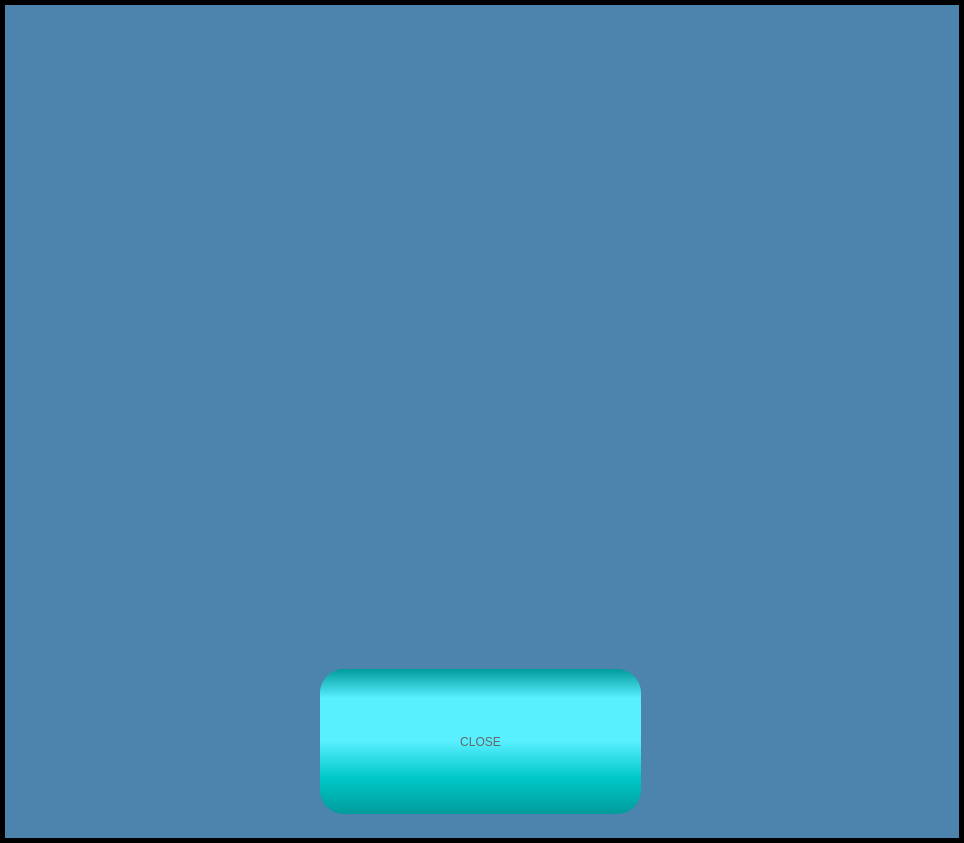
<?xml version="1.0" encoding="UTF-8"?>
<ui version="4.0">
 <class>DlgJoysitck</class>
 <widget class="QDialog" name="DlgJoysitck">
  <property name="windowModality">
   <enum>Qt::ApplicationModal</enum>
  </property>
  <property name="geometry">
   <rect>
    <x>0</x>
    <y>0</y>
    <width>964</width>
    <height>843</height>
   </rect>
  </property>
  <property name="windowTitle">
   <string>Dialog</string>
  </property>
  <property name="styleSheet">
   <string notr="true">QDialog{background-color:#000}</string>
  </property>
  <layout class="QGridLayout" name="gridLayout">
   <property name="leftMargin">
    <number>5</number>
   </property>
   <property name="topMargin">
    <number>5</number>
   </property>
   <property name="rightMargin">
    <number>5</number>
   </property>
   <property name="bottomMargin">
    <number>5</number>
   </property>
   <item row="0" column="0">
    <widget class="QWidget" name="wdgMain" native="true">
     <property name="styleSheet">
      <string notr="true">#wdgMain{background-color:#4D84AD}</string>
     </property>
     <layout class="QGridLayout" name="gridLayout_2">
      <property name="leftMargin">
       <number>0</number>
      </property>
      <property name="topMargin">
       <number>0</number>
      </property>
      <property name="rightMargin">
       <number>0</number>
      </property>
      <property name="bottomMargin">
       <number>0</number>
      </property>
      <property name="spacing">
       <number>0</number>
      </property>
      <item row="1" column="0">
       <layout class="QHBoxLayout" name="horizontalLayout">
        <property name="spacing">
         <number>0</number>
        </property>
        <item>
         <widget class="QPushButton" name="btnStop">
          <property name="enabled">
           <bool>true</bool>
          </property>
          <property name="sizePolicy">
           <sizepolicy hsizetype="Maximum" vsizetype="Fixed">
            <horstretch>0</horstretch>
            <verstretch>0</verstretch>
           </sizepolicy>
          </property>
          <property name="minimumSize">
           <size>
            <width>324</width>
            <height>150</height>
           </size>
          </property>
          <property name="styleSheet">
           <string notr="true">QPushButton{
font: 48pt &quot;Arial&quot;;
color:#666666;
border-radius:24px;
background-color: qlineargradient(spread:pad, x1:0, y1:0, x2:0, y2:1, stop:0 rgba(0, 155, 155, 255), stop:0.2 rgba(88, 239, 255, 255), stop:0.5 rgba(88, 239, 255, 255), stop:0.75 rgba(0, 200, 200, 255),  stop:1 rgba(0, 155, 155, 255));
padding: 0px 20px;
margin-bottom:5px;
margin-right:3px;
}

QPushButton:hover{
color:#aa3333;
background-color: qlineargradient(spread:pad, x1:0, y1:0, x2:0, y2:1, stop:0 rgba(50, 155, 155, 255), stop:0.2 rgba(150, 239, 255, 255), stop:0.5 rgba(150, 239, 255, 255), stop:0.75 rgba(50, 200, 200, 255),  stop:1 rgba(50, 155, 155, 255));
}

QPushButton:pressed{
margin-top:5px;
margin-bottom:0px;
margin-left:3px;
margin-right:0px;
}

QPushButton:disabled{
	color:#bbb;
	background-color: qlineargradient(spread:pad, x1:0, y1:0, x2:0, y2:1, stop:0 rgba(155, 155, 155, 255), stop:0.2 rgba(255, 255, 255, 255), stop:0.5 rgba(255, 255, 255, 255), stop:0.75 rgba(200, 200, 200, 255),  stop:1 rgba(155, 155, 155, 255));
}</string>
          </property>
          <property name="text">
           <string>CLOSE</string>
          </property>
         </widget>
        </item>
       </layout>
      </item>
      <item row="0" column="0">
       <widget class="AnimationJoystickWidget" name="wdgRobot" native="true">
        <property name="minimumSize">
         <size>
          <width>690</width>
          <height>628</height>
         </size>
        </property>
        <property name="maximumSize">
         <size>
          <width>690</width>
          <height>628</height>
         </size>
        </property>
        <property name="styleSheet">
         <string notr="true">image:url(image/robot.png)</string>
        </property>
        <widget class="QWidget" name="wdgForward" native="true">
         <property name="geometry">
          <rect>
           <x>340</x>
           <y>160</y>
           <width>200</width>
           <height>200</height>
          </rect>
         </property>
         <property name="minimumSize">
          <size>
           <width>200</width>
           <height>200</height>
          </size>
         </property>
         <property name="maximumSize">
          <size>
           <width>200</width>
           <height>200</height>
          </size>
         </property>
         <property name="styleSheet">
          <string notr="true">image:url(image/joystick_forward.png)</string>
         </property>
        </widget>
        <widget class="QWidget" name="wdgRight" native="true">
         <property name="geometry">
          <rect>
           <x>210</x>
           <y>200</y>
           <width>128</width>
           <height>128</height>
          </rect>
         </property>
         <property name="minimumSize">
          <size>
           <width>128</width>
           <height>128</height>
          </size>
         </property>
         <property name="maximumSize">
          <size>
           <width>128</width>
           <height>128</height>
          </size>
         </property>
         <property name="styleSheet">
          <string notr="true">image:url(image/joystick_right.png)</string>
         </property>
        </widget>
        <widget class="QWidget" name="wdgBackward" native="true">
         <property name="geometry">
          <rect>
           <x>210</x>
           <y>90</y>
           <width>128</width>
           <height>128</height>
          </rect>
         </property>
         <property name="minimumSize">
          <size>
           <width>128</width>
           <height>128</height>
          </size>
         </property>
         <property name="maximumSize">
          <size>
           <width>128</width>
           <height>128</height>
          </size>
         </property>
         <property name="styleSheet">
          <string notr="true">image:url(image/joystick_backward.png)</string>
         </property>
        </widget>
        <widget class="QWidget" name="wdgLeft" native="true">
         <property name="geometry">
          <rect>
           <x>380</x>
           <y>80</y>
           <width>128</width>
           <height>128</height>
          </rect>
         </property>
         <property name="minimumSize">
          <size>
           <width>128</width>
           <height>128</height>
          </size>
         </property>
         <property name="maximumSize">
          <size>
           <width>128</width>
           <height>128</height>
          </size>
         </property>
         <property name="styleSheet">
          <string notr="true">image:url(image/joystick_left.png)</string>
         </property>
        </widget>
       </widget>
      </item>
     </layout>
    </widget>
   </item>
  </layout>
 </widget>
 <customwidgets>
  <customwidget>
   <class>AnimationJoystickWidget</class>
   <extends>QWidget</extends>
   <header location="global">FunctionLib_UI/WidgetButton.h</header>
   <container>1</container>
  </customwidget>
 </customwidgets>
 <resources/>
 <connections/>
</ui>
